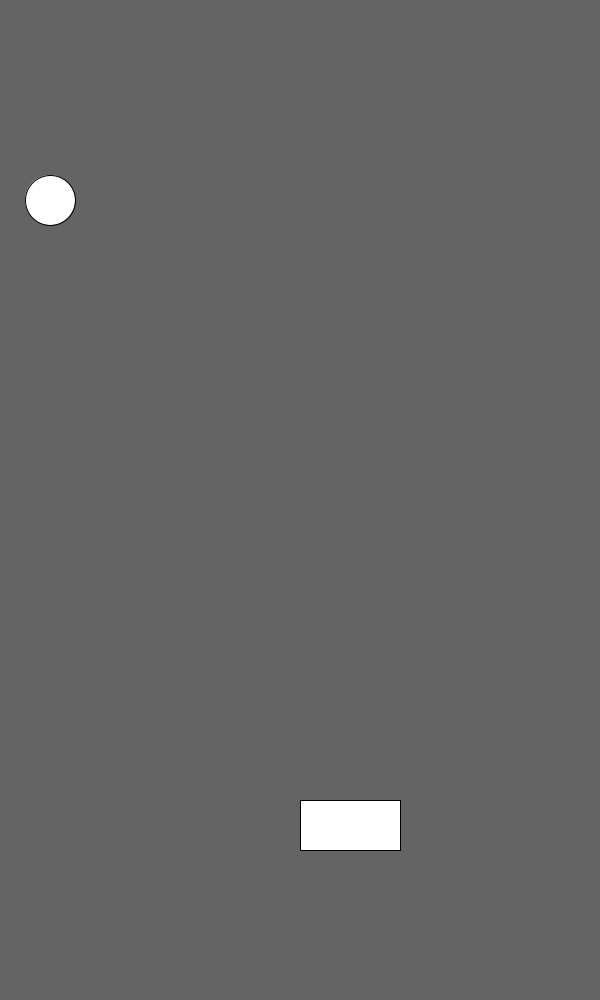
Frame 1 (no input)
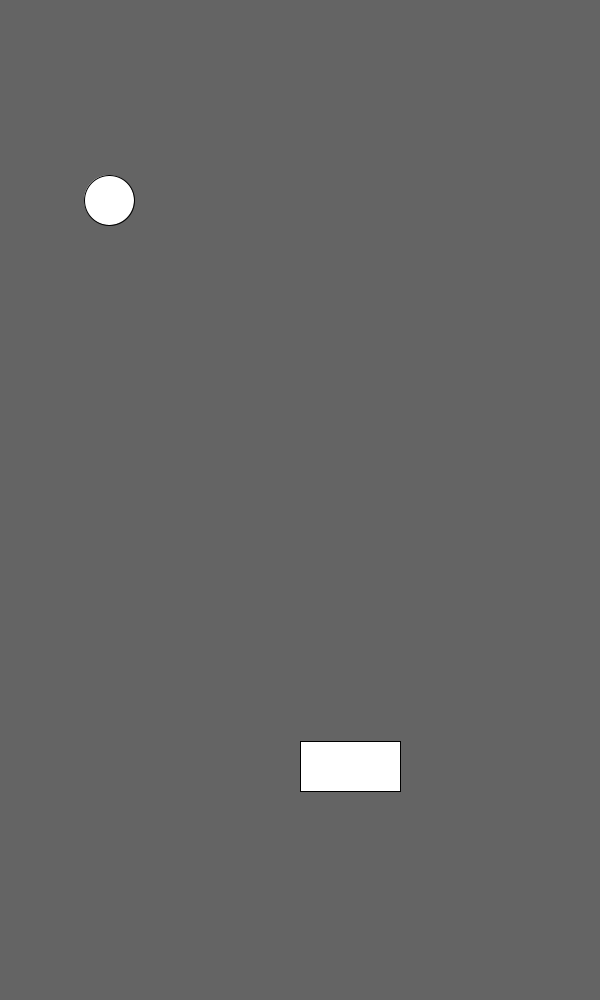
Frame 60 (the mouse pressed at the canvas centre just before this capture)
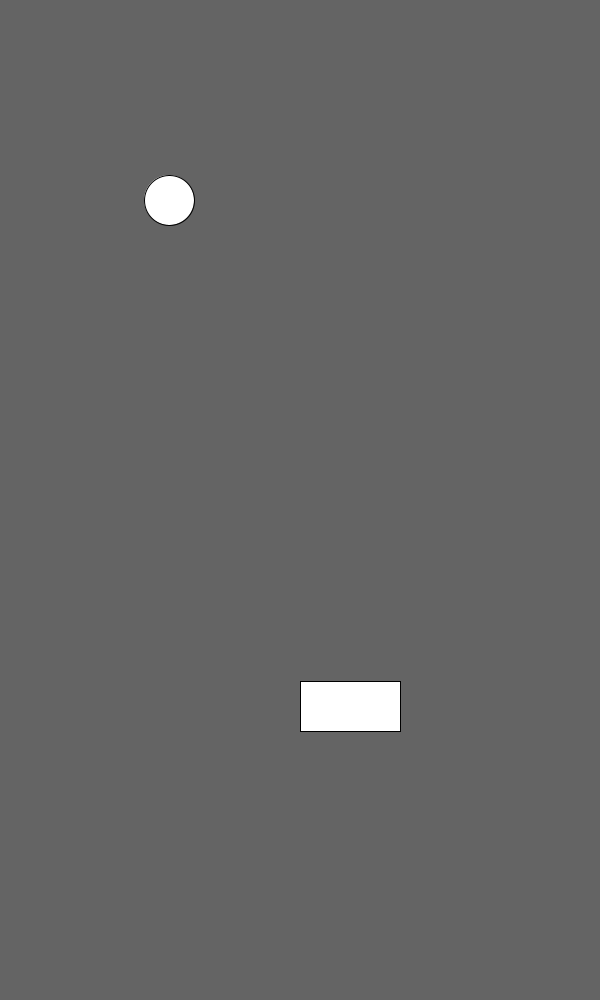
Frame 120 (the mouse held since frame 60 and released just before this capture)

The Processing sketch that drew these frames (run headless with seeded random() and noise(); from frame 60 on, the mouse is pressed at the canvas centre):

// Processing sketch: Variables_Practice_Assignment__1
// ── Variables_Practice_Assignment__1.pde
int x = 50;
int y = 800;

void setup() {
  size (600, 1000);
}

void draw() {
  background(100, 100, 100);
  circle(x, 200, 50);
  x = x + 1;
  rect(300, y, 100, 50);
  y = y - 1;
}
